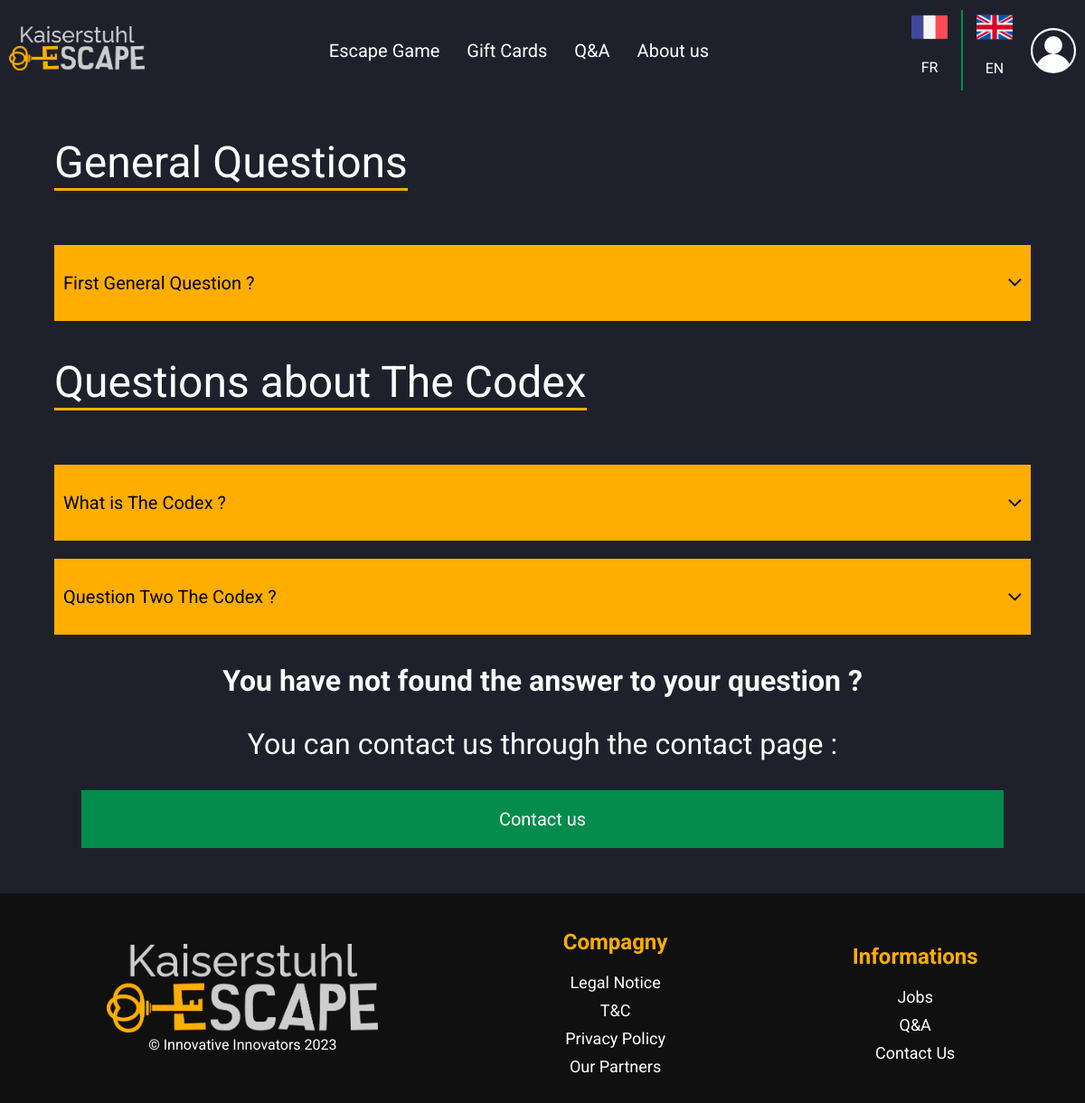
Page /index.php?action=qAndA on the committed database.
### tables this page shows
CREATE TABLE `qAndACat` (
  `id_qAndACat` int(11) NOT NULL,
  `title` varchar(255) DEFAULT NULL,
  `titleFR` varchar(255) DEFAULT NULL,
  `id_escapeGame` int(11) DEFAULT NULL
);

CREATE TABLE `qAndAQuestion` (
  `id_qAndAQuestion` int(11) NOT NULL,
  `title` varchar(255) DEFAULT NULL,
  `titleFR` varchar(255) DEFAULT NULL,
  `answer` text DEFAULT NULL,
  `answerFR` text DEFAULT NULL,
  `id_qAndACat` int(11) DEFAULT NULL
);

### controleur/ctrQAndA.class.php (called while the page is built, shortened)
<?php
require_once "modele/qAndA.class.php";
class ctrQAndA
{
    private $qAndA;
    public function __construct()
    {
        $this->qAndA = new qAndA();
    }
    public function qAndA()
    {
        $qAndACat = $this->qAndA->getQandACat();
        $allQAndAQuestions = $this->qAndA->getAllQandAQuestions();
        $title = "Q&A - Kaiserstuhl escape";
        $objVue = new vue("QAndA");
        $objVue->afficher(array("qAndACat" => $qAndACat, "allQAndAQuestions" => $allQAndAQuestions), $title);
    }
}

### modele/qAndA.class.php (called while the page is built, shortened)
<?php
require_once "modele/bdd.class.php";
class qAndA extends bdd
{
    public function getQandACat()
    {
        $req = "SELECT * FROM qAndACat";
        $qAndACat = $this->execReq($req);
        return $qAndACat;
    }
    public function getAllQandAQuestions()
    {
        $req = "SELECT * FROM qAndAQuestion";
        $qAndAQuestions = $this->execReq($req);
        return $qAndAQuestions;
    }
}

### includes/default_config.php (called while the page is built, shortened)
<?php
$conf = new stdClass();
$conf->DBHOST = config::$DBHost ?? "localhost";
$conf->DBUSER = config::$DBUser ?? "root";
$conf->DBNAME = config::DBNAME;
$conf->DBPWD = config::$DBPwd ?? "admin";

### modele/bdd.class.php (called while the page is built, shortened)
<?php
abstract class bdd
{
    private $bdd;
    protected function execReq($req)
    {
        $reponse = $this->connexionBDD()->query($req);
        $resultat = $reponse->fetchAll(PDO::FETCH_ASSOC);
        return $resultat;
    }
    private function connexionBDD()
    {
        global $conf;
        if (!isset($this->bdd))
            try {
                $options = array(PDO::MYSQL_ATTR_INIT_COMMAND => "SET NAMES utf8");
                $this->bdd = new PDO('mysql:host=' . $conf->DBHOST . ';dbname=' . $conf->DBNAME, $conf->DBUSER, $conf->DBPWD, $options);
            } catch (Exception $err) {
                throw new Exception("Connexion à la BDD");
            }
        return $this->bdd;
    }
}

### index.php (called while the page is built, shortened)
<?php
require "includes/default_config.php";
$objRouteur = new Routeur();
$objRouteur->routeurRequete();

### vue/vue.class.php (called while the page is built, shortened)
<?php
class vue
{
    private $fichierVue;
    public function __construct($action)
    {
        $this->fichierVue = "vue/vue" . $action . ".php";
    }
    public function afficher($data, $title)
    {
        require $this->fichierVue;
        require "gabarit.php";
    }
}

### vue/vueQAndA.php (the view, shortened to what this page needs)
<?php
foreach ($qAndACat
as $item) {
if ($_SESSION['lang'] == "fr") {
    $title = $item['titleFR'];
} elseif ($_SESSION['lang'] == "en") {
    $title = $item['title'];
} else {
    $title = $item['title'];
}
echo "<h2 class='titleUnderline'>$title</h2>";
?>
<div class="questions">
    <?php
    foreach ($allQAndAQuestions as $question) {
        if ($question['id_qAndACat'] == $item['id_qAndACat']) {
            ?>
            <div class="aQuestion">
                <div class="titleQuestion">
                    <?php
                    if ($_SESSION['lang'] == "fr") {
                        $questionTitle = $question['titleFR'];
                    } elseif ($_SESSION['lang'] == "en") {
                        $questionTitle = $question['title'];
                    } else {
                        $questionTitle = $question['title'];
                    }
                    ?>
                    <p><?= $questionTitle ?></p>
                    <svg class="arrow" xmlns="http://www.w3.org/2000/svg" width="14.828" height="8.414"
                         viewBox="0 0 14.828 8.414">
                        <path id="Tracé_3" data-name="Tracé 3" d="M6,9l6,6,6-6" transform="translate(-4.586 -7.586)"
                              fill="none"
                              stroke="#000" stroke-linecap="round" stroke-linejoin="round" stroke-width="2"></path>
                    </svg>
                </div>
            </div>
            <?php
        }
    }
    }
    ?>
</div>
<p class="bigTextBold"><?= QANDA_LINE_1 ?></p>
<p class="bigText"><?= QANDA_LINE_2 ?></p>
<a class="greenButton" href="index.php?action=contact"><?= QANDA_BUTTON ?></a>

### styles/style.css (style rules this page uses)
:root { --background: #1E212B; --yellow: #FFAE00; --green: #038C4C; --black: #101010; --lightBlue: #373D50; --red: #fb4d3d; --lightGrey: #a4a4a4; --veryLightBlue: #6A7497; --grey: #D9D9D9; }
html, body { height: 100%; }
body { margin: 0; background-color: var(--background); font-family: 'Roboto', sans-serif; display: grid; grid-template-rows: auto 1fr auto; grid-template-columns: 100%; }
.titleUnderline { position: relative; display: inline-block; font-size: 32px; font-weight: 400; border-bottom: var(--yellow) solid 3px; }
.titleUnderline::after { content: ""; position: absolute; border-bottom: var(--yellow) 3px solid; }
.greenButton { background-color: var(--green); padding: 20px 60px; margin: 30px; font-size: 20px; display: flex; justify-content: center; text-align: center; cursor: pointer; text-decoration: none; color: white; }
.aQuestion { background-color: var(--yellow); color: black; padding: 10px; font-size: 20px; margin-top: 20px; }
.titleQuestion { display: grid; grid-template-columns: 1fr auto; justify-content: center; align-items: center; cursor: pointer; }
.arrow { transition: transform 0.2s; }
.bigTextBold { font-size: 32px; font-weight: bold; display: flex; justify-content: center; text-align: center; }
.bigText { font-size: 32px; display: flex; justify-content: center; text-align: center; }
a { text-decoration: none; }

### styles/stylePC.css (style rules this page uses)
.titleUnderline { font-size: 48px; }

### rows in the picture
qandacat: title "General Questions"
qandaquestion: title "First General Question ?"
qandacat: title "Questions about The Codex"
qandaquestion: title "What is The Codex ?"
qandaquestion: title "Question Two The Codex ?"

### other values in the picture
MENU_ESCAPE_GAME "Escape Game"
MENU_GIFT_CARDS "Gift Cards"
MENU_Q_AND_A "Q&A"
MENU_ABOUT_US "About us"
ACCOUNT_HOVER_SIGNUP "Sign up"
QANDA_LINE_1 "You have not found the answer to your question ?"
QANDA_LINE_2 "You can contact us through the contact page :"
QANDA_BUTTON "Contact us"
FOOTER_COMPAGNY "Compagny"
FOOTER_LEGAL_NOTICE "Legal Notice"
FOOTER_T_AND_C "T&C"
FOOTER_PRIVACY_POLICY "Privacy Policy"
FOOTER_PARTNERS "Our Partners"
FOOTER_INFORMATIUONS "Informations"
FOOTER_JOBS "Jobs"
